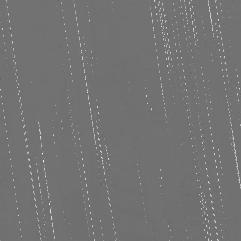
#> input picture casos/02_smc_pyorc/entradas/Imagenes RIVeR_STIV/CS_0/STI_#04.jpg, 241 x 241 px, given in place of RiverBradano_24_fps_Stabilised.avi, which was not available
$ jupyter execute --allow-errors Bradano_STIV_pipeline.ipynb   (older library calls are emulated)   (text cells are left out)
#> lines starting #> are read from the running program, lines starting #| are printed output that depends on the picture; pictures that were not available may be replaced by others from this repository, and a replacement may not be noted
### evolucion_algoritmo_velocimetria/v2_smc_lspiv/benchmark.py
"""Medida de los recursos que consume cada etapa de un notebook de velocimetria.

Es el mismo modulo en todas las versiones desde la v2, que es donde aparece: el video 4K del Sile
Main Canal fue el primero en el que el coste importaba (LSPIV llega a ~14 GB en `get_piv`).

Que se mide
-----------
- **tiempo de reloj**: lo que tarda de verdad, incluida la espera por disco.
- **tiempo de CPU**: suma de todos los nucleos. Dividido por el tiempo de reloj da cuantos nucleos
  se usan en paralelo de media. Si sale ~1, la etapa es de un solo hilo.
- **RAM pico**: el maximo de memoria residente del proceso durante el bloque. Se muestrea en un
  hilo aparte, porque leerla solo al principio y al final se pierde justo el pico.
- **RAM neta**: lo que queda ocupado al terminar. Alto no significa fuga, sino que la etapa deja
  datos vivos (un dataset cargado o las STI, por ejemplo).

Uso
---
    import benchmark

    with benchmark.medir("Parte 4: get_piv", n_frames=250):
        piv = da_norm_proj.frames.get_piv()

    benchmark.tabla()   # DataFrame con todo lo medido hasta ahora
"""

import os
import threading
import time
from contextlib import contextmanager
from dataclasses import dataclass, field

import pandas as pd
import psutil

#: Todas las mediciones de la sesion, en orden. `medir` va anadiendo aqui.
MEDICIONES = []


@dataclass
class Medicion:
    """Resultado de cronometrar un bloque de codigo."""

    etiqueta: str
    segundos: float
    cpu_segundos: float
    ram_pico_mb: float
    ram_neta_mb: float
    extra: dict = field(default_factory=dict)

    # [9 lines left out: functions nucleos_medios, __str__, not called in this run]


class _VigilanteRAM(threading.Thread):
    """Muestrea la memoria del proceso en segundo plano para capturar el pico real."""

    def __init__(self, proceso, intervalo=0.05):
        super().__init__(daemon=True)
        self.proceso = proceso
        self.intervalo = intervalo
        self.pico = proceso.memory_info().rss
        self._parar = threading.Event()

    def run(self):
        while not self._parar.is_set():
            try:
                self.pico = max(self.pico, self.proceso.memory_info().rss)
            except psutil.Error:
                break
            # wait() en vez de sleep() para poder cortar en cuanto termine el bloque.
            self._parar.wait(self.intervalo)

    def parar(self):
        self._parar.set()
        self.join(timeout=1.0)
        return self.pico


@contextmanager
def medir(etiqueta, registro=None, verbose=True, **extra):
    """Cronometra un bloque y guarda tiempo, CPU y memoria.

    Parametros
    ----------
    etiqueta : str
        Nombre con el que aparecera en la tabla.
    registro : list, opcional
        Donde acumular el resultado. Por defecto, la lista global MEDICIONES.
    verbose : bool
        Imprimir el resumen al terminar.
    **extra
        Cualquier dato del contexto que convenga guardar junto a la medida
        (n_frames=250, ds=18...). Aparece como columnas en la tabla.
    """
    registro = MEDICIONES if registro is None else registro
    proceso = psutil.Process(os.getpid())

    ram_inicial = proceso.memory_info().rss
    vigilante = _VigilanteRAM(proceso)
    vigilante.start()

    cpu_0 = proceso.cpu_times()
    # perf_counter es monotono: no lo afectan los cambios de hora del sistema.
    t_0 = time.perf_counter()
    try:
        yield
    finally:
        # En finally para que un error dentro del bloque no deje el hilo vivo ni pierda
        # la medida de lo que si se llego a ejecutar.
        segundos = time.perf_counter() - t_0
        cpu_1 = proceso.cpu_times()
        pico = vigilante.parar()

        m = Medicion(
            etiqueta=etiqueta,
            segundos=segundos,
            cpu_segundos=(cpu_1.user - cpu_0.user) + (cpu_1.system - cpu_0.system),
            ram_pico_mb=pico / 1e6,
            ram_neta_mb=(proceso.memory_info().rss - ram_inicial) / 1e6,
            extra=extra,
        )
        registro.append(m)
        if verbose:
            print(f"  [bench] {m}")


# [21 lines left out: function tabla, not called in this run]


def entorno():
    """Ficha de la maquina, para que los tiempos signifiquen algo al releerlos."""
    vm = psutil.virtual_memory()
    return {
        "cpu_nucleos_fisicos": psutil.cpu_count(logical=False),
        "cpu_nucleos_logicos": psutil.cpu_count(logical=True),
        "ram_total_gb": round(vm.total / 1e9, 1),
        "ram_disponible_gb": round(vm.available / 1e9, 1),
    }


# [8 lines left out: function fotogramas_procesados, not called in this run]


def reiniciar(registro=None):
    """Vacia las mediciones. Util si se reejecuta el notebook sin reiniciar el kernel."""
    (MEDICIONES if registro is None else registro).clear()

### casos/06_bradano_stiv/Bradano_STIV_pipeline.ipynb
[cell 1]
import json
from pathlib import Path

import cv2
import matplotlib.pyplot as plt
import numpy as np
import pandas as pd

import benchmark  # modulo local (benchmark.py, en esta misma carpeta)

# --- Entradas (nunca se modifican) ---
# Rutas absolutas: el dataset HARMONIOUS esta fuera del workspace.
DIR_DATOS = Path(r"..\..\datos\externos\datasets vision velocimetria\data\RiverBradano")
ARCHIVO_VIDEO = DIR_DATOS / "Stabilised" / "Video" / "RiverBradano_24_fps_Stabilised.avi"
# Del fichero de validacion se leen aqui SOLO las coordenadas de las verticales. Las
# velocidades de referencia no se abren hasta la Parte 7.
ARCHIVO_VALIDACION = DIR_DATOS / "Reference" / "Validation_Data_RiverBradano.xlsx"

# --- Salidas ---
DIR_SALIDA = Path("salidas")
DIR_SALIDA.mkdir(exist_ok=True)

SALIDA_CONFIG = DIR_SALIDA / "config_stiv.json"          # configuracion congelada
SALIDA_PERFIL = DIR_SALIDA / "perfil_velocidades.csv"    # velocidad estacion por estacion
SALIDA_RESUMEN = DIR_SALIDA / "resumen.csv"              # comparacion final
SALIDA_BENCHMARK = DIR_SALIDA / "benchmark_recursos.csv"

# Se vacian las mediciones por si el notebook se reejecuta sin reiniciar el kernel.
benchmark.reiniciar()

print("Dataset en:", DIR_DATOS)
for entrada in (ARCHIVO_VIDEO, ARCHIVO_VALIDACION):
    print(f"  {'OK   ' if entrada.exists() else 'FALTA'} {entrada.name}")

[cell 2]
cap = cv2.VideoCapture(str(ARCHIVO_VIDEO))
if not cap.isOpened():
    raise SystemExit(f"No se pudo abrir {ARCHIVO_VIDEO}")

FPS = cap.get(cv2.CAP_PROP_FPS)
N_TOTAL = int(cap.get(cv2.CAP_PROP_FRAME_COUNT))
ANCHO_PX = int(cap.get(cv2.CAP_PROP_FRAME_WIDTH))
ALTO_PX = int(cap.get(cv2.CAP_PROP_FRAME_HEIGHT))
ok, frame_bgr = cap.read()
#> frame_bgr is the input picture: shape (241, 241, 3); min 82, max 242, mean 114.7
cap.release()

# DT es el intervalo entre fotogramas: aparece en la formula final de la velocidad.
DT = 1.0 / FPS
frame_gris = cv2.cvtColor(frame_bgr, cv2.COLOR_BGR2GRAY)

print(f"Resolucion : {ANCHO_PX} x {ALTO_PX} px")
print(f"Cadencia   : {FPS:.4f} fps  ->  DT = {DT*1000:.3f} ms entre fotogramas")
print(f"Fotogramas : {N_TOTAL} ({N_TOTAL/FPS:.1f} s)")

# El agua sale casi negra, asi que junto al fotograma tal cual se muestra una version con el
# contraste estirado. Sin ella, en la figura no se ve absolutamente nada dentro del cauce, y lo
# que hay que comprobar (que si hay particulas trazadoras) es justamente lo que se pierde.
lo, hi = np.percentile(frame_gris, [1, 99.5])
#> lo = 101; hi = 187
frame_realce = np.clip((frame_gris.astype(np.float32) - lo) / (hi - lo) * 255, 0, 255).astype(np.uint8)
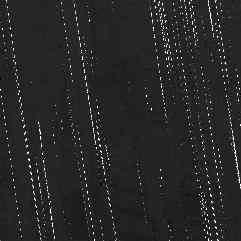
#> frame_realce: shape (241, 241); min 0, max 255, mean 40

fig, axes = plt.subplots(1, 2, figsize=(16, 5))
axes[0].imshow(frame_gris, cmap="gray", vmin=0, vmax=255)
axes[0].set_title("Primer fotograma, tal cual")
axes[1].imshow(frame_realce, cmap="gray")
axes[1].set_title("El mismo, con el contraste estirado: aparecen las particulas trazadoras")
for ax in axes:
    ax.set_xlabel("columna (px)"); ax.set_ylabel("fila (px)")
plt.tight_layout()
plt.savefig(DIR_SALIDA / "fig1_primer_fotograma.png", dpi=110, bbox_inches="tight")
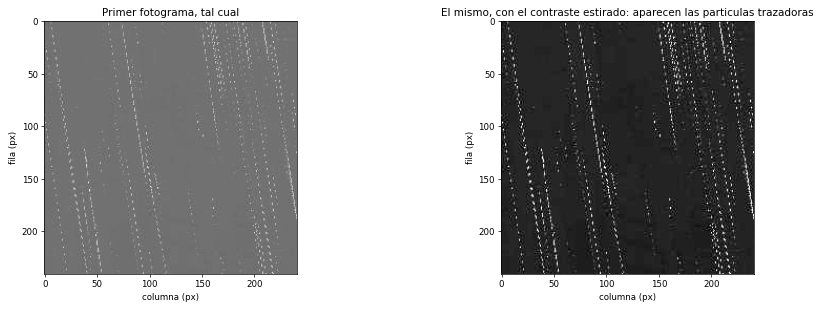
#> figure drawn by matplotlib, 2 panels
plt.show()

[cell 3]
# ---------------------------------------------------------------------------------------
#  >>> AJUSTABLE <<<  Geometria: lo unico que liga pixeles con metros
# ---------------------------------------------------------------------------------------
# Escala de la imagen ortorrectificada, declarada por el Readme.txt del dataset para la
# version estabilizada. No se deduce de nada: se toma. (obtenido del dataset)
ESCALA = 0.009                # m/px

# Fila de la imagen donde esta la seccion de aforo, la misma sobre la que el dataset da las
# velocidades de referencia. (obtenido del dataset)
FILA_SECCION = 706

# Columnas donde el agua toca cada orilla, en la fila de la seccion. Se leen sobre el perfil
# de brillo de la figura de abajo, que cae de ~60 a <1 nivel de gris en unos pocos pixeles.
# Solo sirven para situar el perfil y para rechazar las estaciones cuya banda pisa la orilla:
# la escala NO sale de aqui, al contrario que en el caso del Sile Main Canal.
COLUMNA_AGUA_IZQ = 383
COLUMNA_AGUA_DER = 1353

# Malla de estaciones: la del propio aforo (1 m, o sea 111 px, empezando en la columna 456),
# prolongada aguas a la derecha hasta donde quepa dentro del agua. Las siete primeras
# coinciden con las verticales de validacion. (obtenido del dataset)
COLUMNA_ESTACION_0 = 456
PASO_ESTACION_PX = 111
N_ESTACIONES = 9

# Direccion del flujo en la imagen, en grados desde el eje +x (columnas), positiva hacia
# abajo. El Bradano corre aqui de abajo arriba en el fotograma, o sea -90 grados. No es una
# suposicion: la correlacion de fase entre fotogramas consecutivos, medida sobre parches de
# agua repartidos por el cauce, da desviaciones respecto a la vertical de -0.6, +0.1, -3.9 y
# -10.0 grados de izquierda a derecha, y la ultima es donde el agua esta casi parada y el
# angulo ya no significa nada. Un error de 4 grados cuesta un 0.2 % en el modulo (cos 4).
ANGULO_FLUJO = -90.0          # grados
# ---------------------------------------------------------------------------------------

# Las estaciones y su progresiva desde la orilla izquierda.
columnas_estaciones = COLUMNA_ESTACION_0 + PASO_ESTACION_PX * np.arange(N_ESTACIONES)
s_estaciones = (columnas_estaciones - COLUMNA_AGUA_IZQ) * ESCALA

ANCHO_MOJADO_PX = COLUMNA_AGUA_DER - COLUMNA_AGUA_IZQ
print(f"Escala declarada por el dataset: {ESCALA*1000:.2f} mm/px")
print(f"Ancho mojado en la fila {FILA_SECCION}: {ANCHO_MOJADO_PX} px = {ANCHO_MOJADO_PX*ESCALA:.2f} m")
print(f"Separacion entre verticales de validacion: {PASO_ESTACION_PX} px = "
      f"{PASO_ESTACION_PX*ESCALA:.4f} m  <- comprobacion de la escala")
print(f"\n{N_ESTACIONES} estaciones en las columnas {columnas_estaciones.tolist()}")

#> (a cell that did not finish here is left out)

[cell 5]
# ---------------------------------------------------------------------------------------
#  >>> AJUSTABLE <<<  Muestreo de la STI
# ---------------------------------------------------------------------------------------
# Orden de magnitud de la velocidad superficial. No es un resultado ni un dato de
# validacion: sale de correlar por fase parches de agua entre fotogramas consecutivos, que
# es la estimacion a ojo que daria cualquiera con el rio delante. De aqui sale DS.
V_ESPERADA = 0.9              # m/s

# Fotogramas a procesar. Se usa el video entero: 600 fotogramas son los 25 s completos.
# Con un trazador tan disperso, mas tiempo es mas particulas por linea, que es justo lo que
# escasea, y el coste de memoria de STIV no crece con la duracion.
N_FRAMES = 600

# Longitud de cada linea de busqueda, en muestras. 128 muestras a DS px son ~4.6 m de rio.
LARGO_STI = 128

# Ancho de la banda de lineas paralelas y separacion entre ellas, en pixeles. Ver la tabla
# de arriba: sin banda el caso no sale. 24 px = 0.216 m, un 22 % de la separacion entre
# estaciones.
ANCHO_BANDA = 24
PASO_BANDA = 4
# ---------------------------------------------------------------------------------------

D_ESPERADO = V_ESPERADA * DT / ESCALA        # px por fotograma
DS = int(round(D_ESPERADO))
SIGMA_ANTIALIAS = 0.5 * DS

offsets_banda = np.arange(-ANCHO_BANDA / 2, ANCHO_BANDA / 2 + 1e-9, PASO_BANDA)
N_BANDA = len(offsets_banda)

print(f"Desplazamiento esperado: {D_ESPERADO:.2f} px/fotograma")
print(f"  -> paso de muestreo  DS    = {DS} px  ({DS*ESCALA*100:.2f} cm)")
print(f"  -> filtro antialias  SIGMA = {SIGMA_ANTIALIAS:.1f} px  ({SIGMA_ANTIALIAS*ESCALA*100:.2f} cm)")
print(f"  -> estelas a {np.degrees(np.arctan(D_ESPERADO/DS)):.1f} grados")
print(f"\nBanda: {N_BANDA} lineas paralelas separadas {PASO_BANDA} px "
      f"(offsets {offsets_banda.tolist()})")
print(f"Cada linea: {LARGO_STI} muestras x {DS} px = {LARGO_STI*DS} px = "
      f"{LARGO_STI*DS*ESCALA:.2f} m de rio")


def mapa_banda(columnas, fila, angulo_deg, ds, largo, offsets):
    """Coordenadas de muestreo de todas las lineas de todas las estaciones.

    Devuelve mapx, mapy de forma (n_estaciones * n_banda, largo), que es lo que `cv2.remap`
    consume de una vez: un solo remap por fotograma resuelve la banda entera.
    """
#> called with columnas = array of shape (9,), fila = 706, angulo_deg = -90, ds = 3, largo = 128, offsets = array of shape (7,)
    ang = np.radians(angulo_deg)
    ux, uy = np.cos(ang), np.sin(ang)        # a lo largo de la linea (direccion del flujo)
    px, py = -uy, ux                         # perpendicular (a traves de la seccion)
    s = (np.arange(largo) - largo / 2) * ds

    mx, my = [], []
    for c in columnas:
        for off in offsets:
            mx.append(c + off * px + s * ux)
            my.append(fila + off * py + s * uy)
    return np.array(mx, np.float32), np.array(my, np.float32)


mapx, mapy = mapa_banda(columnas_estaciones, FILA_SECCION, ANGULO_FLUJO,
                        DS, LARGO_STI, offsets_banda)
print(f"\nMapa de muestreo: {mapx.shape[0]} lineas x {mapx.shape[1]} muestras")
print(f"Recorrido en filas: {mapy.min():.0f} a {mapy.max():.0f} "
      f"(la imagen tiene {ALTO_PX})")

[cell 6]
def construir_sti(ruta_video, n_frames, mapx, mapy, sigma):
    """Una sola pasada sobre el video. Devuelve (n_frames, n_lineas, largo).

    Nunca hay mas de un fotograma vivo: se lee, se filtra, se muestrea y se tira. Es la razon
    de que el consumo de memoria de STIV no dependa de la duracion del video.
    """
#> called with n_frames = 600, sigma = 1.5
    cap = cv2.VideoCapture(str(ruta_video))
    filas = []
    for _ in range(n_frames):
        ok, fr = cap.read()
        if not ok:
            break
        gris = cv2.cvtColor(fr, cv2.COLOR_BGR2GRAY).astype(np.float32)
        suave = cv2.GaussianBlur(gris, (0, 0), sigma)
        filas.append(cv2.remap(suave, mapx, mapy, cv2.INTER_LINEAR,
                               borderMode=cv2.BORDER_REPLICATE))
#> this loop made 31 passes
#> pass 1, in construir_sti, `suave = cv2.GaussianBlur(gris, (0, 0), sigma)`:
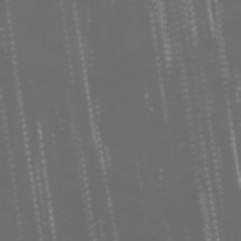
#> suave: shape (241, 241) float32; min 109.7, max 148.2, mean 114.7
#> after the loop, filas = 30 items
    cap.release()
    return np.stack(filas)


#> (the rest of this cell did not finish here and is left out)

[cell 7]
# [6 lines left out: function preparar_sti, not called in this run]


#> (the rest of this cell did not finish here and is left out)

    sti_prep = np.stack([
        np.mean([preparar_sti(sti_banda[i, :, b, :]) for b in range(N_BANDA)], axis=0)
        for i in range(N_ESTACIONES)
    ])

print(f"STI preparadas: {sti_prep.shape}")

# Efecto de la preparacion y de la banda sobre una estacion central.
i_demo = 3
fig, axes = plt.subplots(1, 3, figsize=(16, 5))
axes[0].imshow(sti_banda[i_demo, :200, N_BANDA // 2, :], cmap="gray", aspect="auto")
axes[0].set_title(f"STI cruda, una sola linea (estacion {i_demo})")
axes[1].imshow(preparar_sti(sti_banda[i_demo, :, N_BANDA // 2, :])[:200], cmap="gray", aspect="auto")
axes[1].set_title("La misma, preparada: solo queda lo que se mueve")
axes[2].imshow(sti_prep[i_demo][:200], cmap="gray", aspect="auto")
axes[2].set_title(f"Preparada y promediada sobre la banda ({N_BANDA} lineas)")
for ax in axes:
    ax.set_xlabel("espacio (muestras, aguas abajo -->)")
    ax.set_ylabel("tiempo (fotogramas)")
plt.tight_layout()
plt.savefig(DIR_SALIDA / "fig3_preparacion_sti.png", dpi=110, bbox_inches="tight")
plt.show()

# Todas las estaciones, para ver como se degradan las estelas al acercarse a las orillas.
fig, axes = plt.subplots(1, N_ESTACIONES, figsize=(20, 5))
for i, ax in enumerate(axes.ravel()):
    ax.imshow(sti_prep[i][:160], cmap="gray", aspect="auto")
    ax.set_title(f"est {i}\nx={columnas_estaciones[i]}", fontsize=9)
    ax.set_xticks([]); ax.set_yticks([])
fig.suptitle("Las STI de las 9 estaciones. En el centro las estelas son limpias; junto a las "
             "orillas se quedan sin particulas (0) o se llenan de grava quieta (8)", fontsize=12)
plt.tight_layout()
plt.savefig(DIR_SALIDA / "fig4_todas_las_sti.png", dpi=110, bbox_inches="tight")
plt.show()

[cell 8]
# ---------------------------------------------------------------------------------------
#  >>> AJUSTABLE <<<  Parametros del estimador
# ---------------------------------------------------------------------------------------
# Lado del bloque de STI sobre el que se resuelve un tensor, en pixeles de STI. Con los
# valores de este caso, 64 px son ~2.7 s de tiempo y ~2.3 m de rio.
LADO_BLOQUE = 64

# Coherencia minima para que un bloque entre en la mediana ponderada.
COH_MIN_BLOQUE = 0.50

# Suavizado gaussiano previo a las derivadas de Sobel, en pixeles de STI.
SIGMA_DERIVADA = 1.5
# ---------------------------------------------------------------------------------------


# [50 lines left out: functions tensor_estructura, mediana_ponderada, medir_sti, not called in this run]


def pendiente_a_velocidad(m):
    """m [muestras/fotograma] -> u [m/s]. El signo indica el sentido a lo largo de la linea."""
    return m * DS * ESCALA / DT

[cell 9]
v_stiv = np.full(N_ESTACIONES, np.nan)
coherencia = np.full(N_ESTACIONES, np.nan)
bloques_ok = np.zeros(N_ESTACIONES, int)
bloques_tot = np.zeros(N_ESTACIONES, int)

#> (the rest of this cell did not finish here and is left out)

    for i in range(N_ESTACIONES):
        m, c, nok, ntot = medir_sti(sti_prep[i])
        v_stiv[i] = pendiente_a_velocidad(m) if np.isfinite(m) else np.nan
        coherencia[i] = c
        bloques_ok[i], bloques_tot[i] = nok, ntot

# El signo dice el sentido del flujo a lo largo de la linea. ANGULO_FLUJO apunta hacia
# arriba en la imagen, y el rio va hacia arriba, asi que las velocidades salen positivas;
# el modulo es lo que se compara con la referencia.
resultados = pd.DataFrame({
    "estacion": np.arange(N_ESTACIONES),
    "columna_px": columnas_estaciones,
    "s_m": s_estaciones.round(3),
    "v_stiv_ms": np.abs(v_stiv),
    "signo": np.where(np.isfinite(v_stiv), np.sign(v_stiv), np.nan),
    "coherencia": coherencia,
    "brillo": brillo_estacion.round(3),
    "bloques": [f"{a}/{b}" for a, b in zip(bloques_ok, bloques_tot)],
})
print(resultados.to_string(index=False, float_format=lambda x: f"{x:8.4f}"))
print(f"\nSentido medido: {'aguas arriba en la imagen' if np.nanmedian(v_stiv) > 0 else 'aguas abajo en la imagen'}"
      "  (no se impuso: sale del signo del tensor)")

[cell 10]
# ---------------------------------------------------------------------------------------
#  >>> AJUSTABLE <<<  Criterios de aceptacion
# ---------------------------------------------------------------------------------------
# Coherencia mediana minima para dar por buena una estacion. 0.70 equivale a que la
# orientacion dominante sea ~6 veces mas fuerte que la perpendicular. Es el mismo valor que
# usa el caso del Sile Main Canal, y se fija ANTES de ver ningun resultado.
COH_MIN_ESTACION = 0.70

# Brillo medio maximo de la STI para considerar que la estacion mira al agua y no a la
# orilla. Ver arriba: agua 0.01-0.42, grava 12.59. El umbral esta en mitad del hueco.
BRILLO_MAX_AGUA = 5.0
# ---------------------------------------------------------------------------------------

#> (the rest of this cell did not finish here and is left out)

#> (a cell that did not finish here is left out)

$ run again, on casos/02_smc_pyorc/entradas/Imagenes RIVeR_STIV/CS_0/STI_#05.jpg
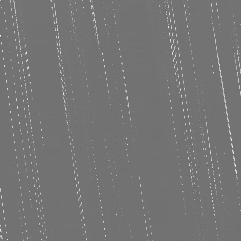
#> input picture casos/02_smc_pyorc/entradas/Imagenes RIVeR_STIV/CS_0/STI_#05.jpg, 241 x 241 px, given in place of RiverBradano_24_fps_Stabilised.avi, which was not available
#> frame_bgr is the input picture: shape (241, 241, 3); min 81, max 252, mean 116.2
#> lo = 102; hi = 197
#> `frame_realce = np.clip((frame_gris.astype(np.float32) - lo) / (hi - lo..`:
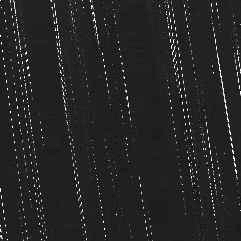
#> frame_realce: shape (241, 241); min 0, max 255, mean 37.6
#> the loop in construir_sti, `for _ in range(n_frames):` made 31 passes
#> pass 1, in construir_sti, `suave = cv2.GaussianBlur(gris, (0, 0), sigma)`:
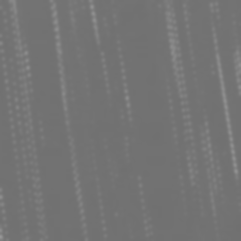
#> suave: shape (241, 241) float32; min 112.3, max 151.4, mean 116.2
#> after the loop in construir_sti, `for _ in range(n_frames):`: filas = 30 items

$ run again, on casos/02_smc_pyorc/entradas/Imagenes RIVeR_STIV/CS_0/STI_#08.jpg
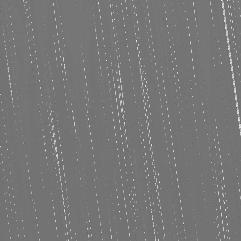
#> input picture casos/02_smc_pyorc/entradas/Imagenes RIVeR_STIV/CS_0/STI_#08.jpg, 241 x 241 px, given in place of RiverBradano_24_fps_Stabilised.avi, which was not available
#> frame_bgr is the input picture: shape (241, 241, 3); min 82, max 246, mean 118.1
#> lo = 103; hi = 199
#> `frame_realce = np.clip((frame_gris.astype(np.float32) - lo) / (hi - lo..`:
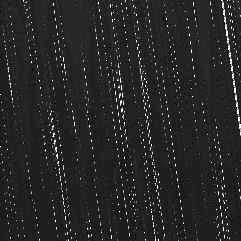
#> frame_realce: shape (241, 241); min 0, max 255, mean 39.4
#> the loop in construir_sti, `for _ in range(n_frames):` made 31 passes
#> pass 1, in construir_sti, `suave = cv2.GaussianBlur(gris, (0, 0), sigma)`:
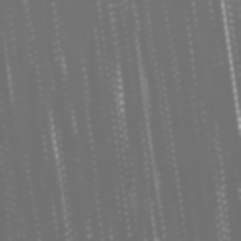
#> suave: shape (241, 241) float32; min 112.6, max 174.6, mean 118.1
#> after the loop in construir_sti, `for _ in range(n_frames):`: filas = 30 items

$ run again, on casos/02_smc_pyorc/entradas/Imagenes RIVeR_STIV/CS_0/STI_#09.jpg
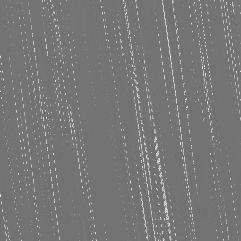
#> input picture casos/02_smc_pyorc/entradas/Imagenes RIVeR_STIV/CS_0/STI_#09.jpg, 241 x 241 px, given in place of RiverBradano_24_fps_Stabilised.avi, which was not available
#> frame_bgr is the input picture: shape (241, 241, 3); min 79, max 255, mean 118.6
#> lo = 101; hi = 211
#> `frame_realce = np.clip((frame_gris.astype(np.float32) - lo) / (hi - lo..`:
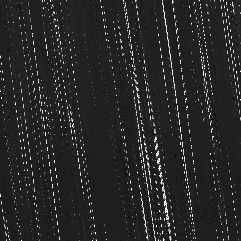
#> frame_realce: shape (241, 241); min 0, max 255, mean 40.3
#> the loop in construir_sti, `for _ in range(n_frames):` made 31 passes
#> pass 1, in construir_sti, `suave = cv2.GaussianBlur(gris, (0, 0), sigma)`:
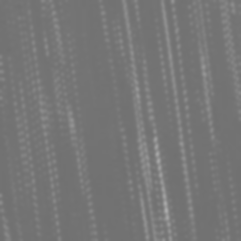
#> suave: shape (241, 241) float32; min 112.3, max 172.9, mean 118.6
#> after the loop in construir_sti, `for _ in range(n_frames):`: filas = 30 items
